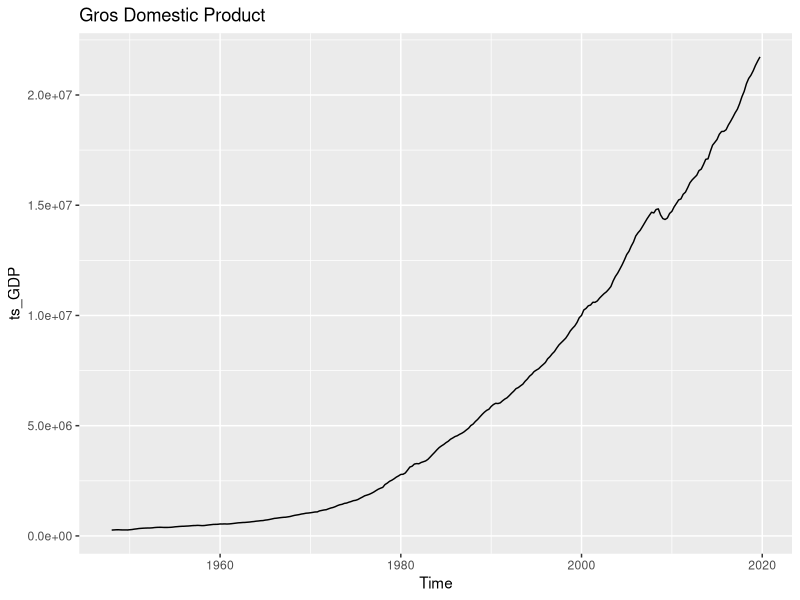
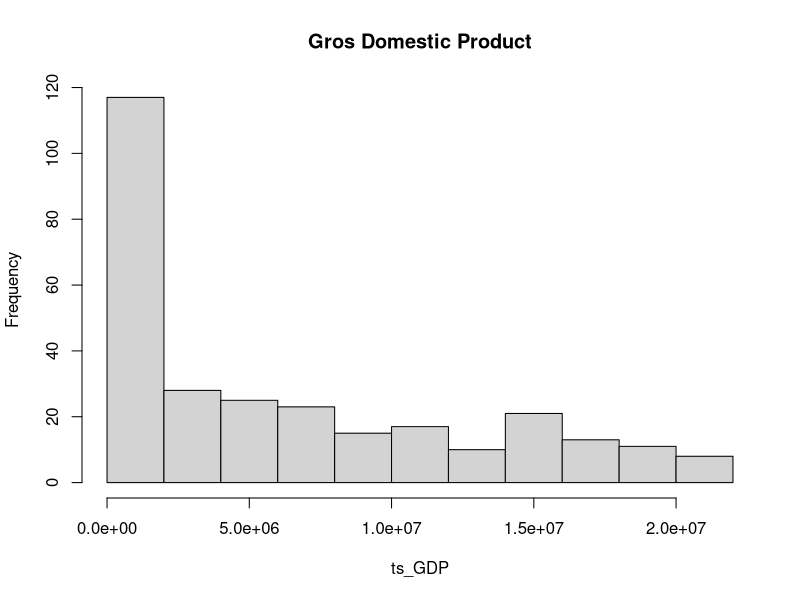
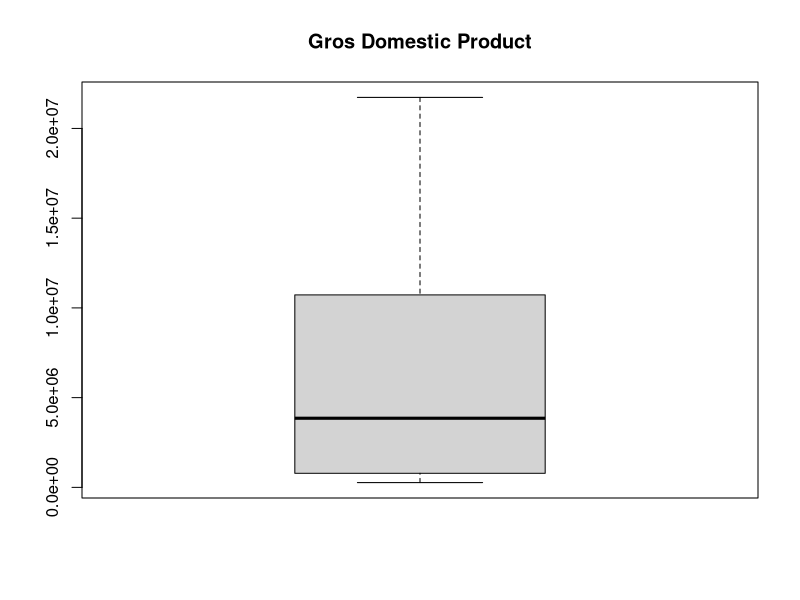
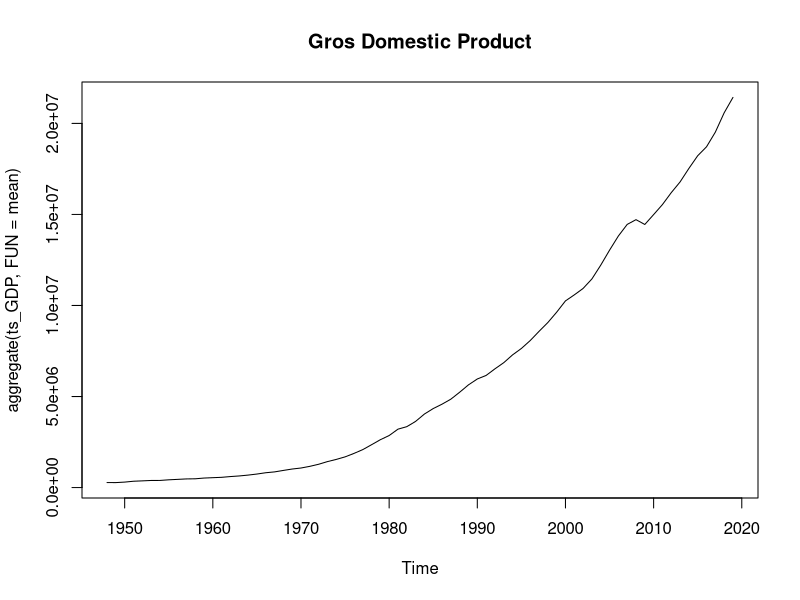
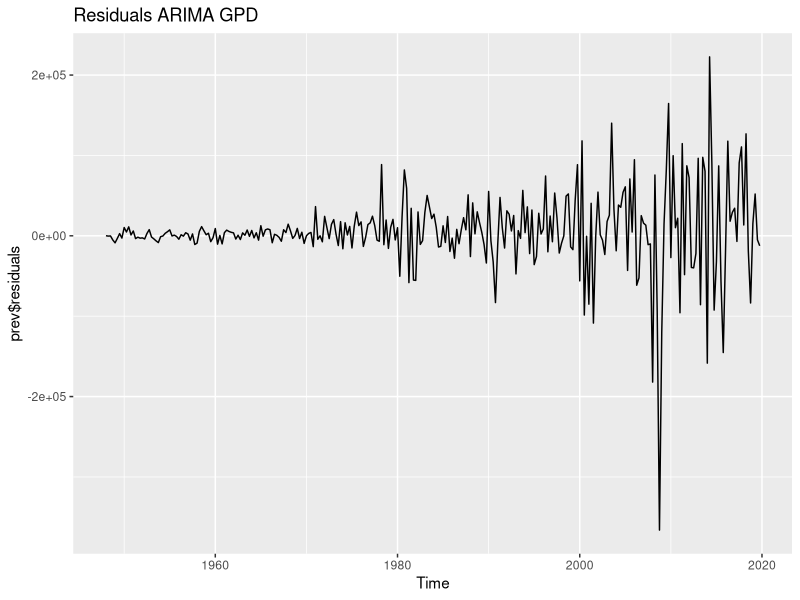
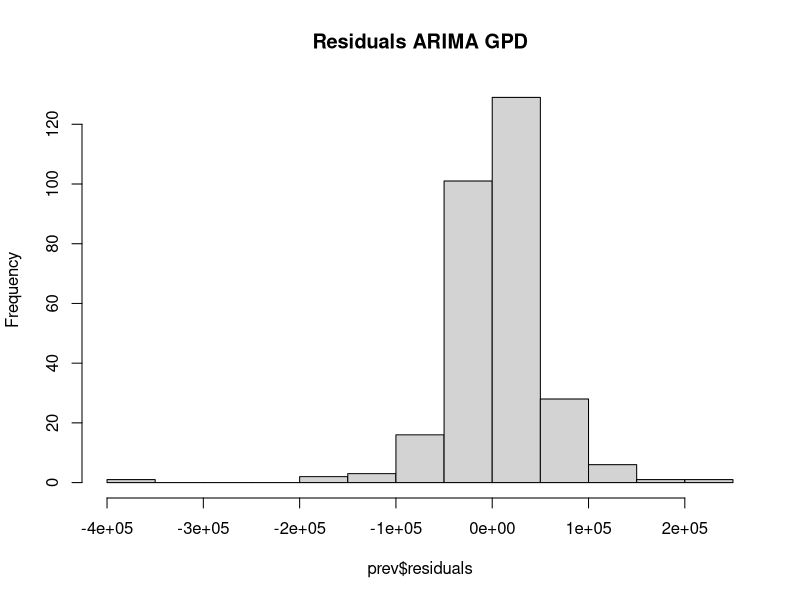
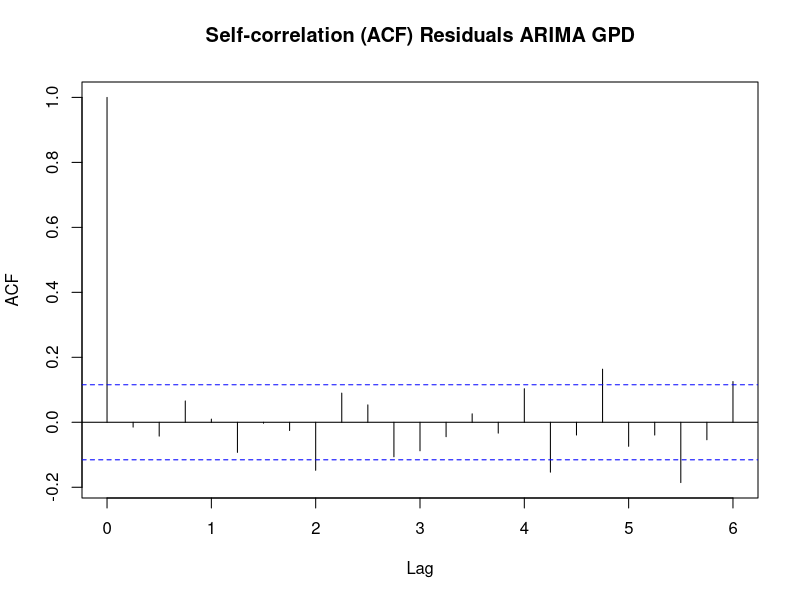
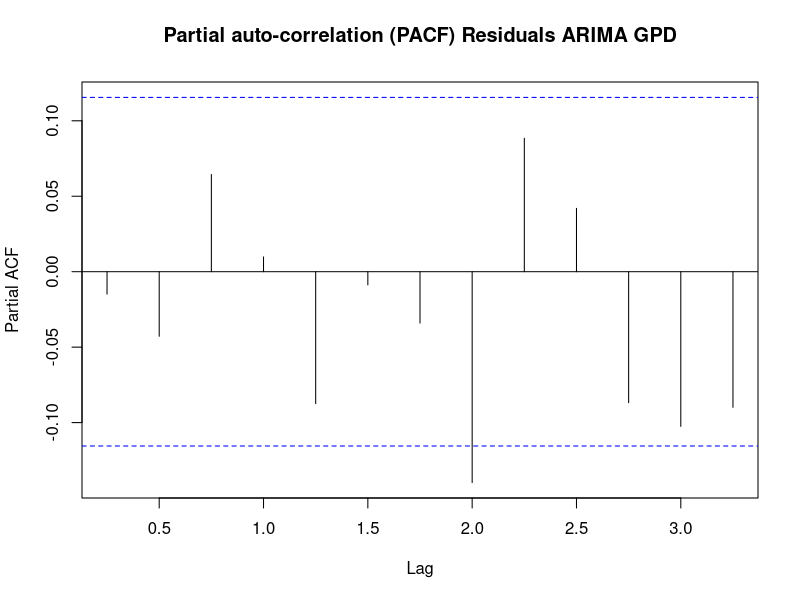

The R script that drew these images, in order:
# Packages
lista_pack2 <- c("forecast","ggplot2","urca","lmtest","dplyr","data.table","seasonal","seasonalview","zoo","stringr")
# install.packages(lista_pack2)
lapply(lista_pack2, require, character.only = TRUE)


# Data path
setwd('C:/Users/ttandozia/Desktop/CONSUMER_HISTORY')


# Dataset
study <- fread('STUDY.csv', sep = ',', colClasses = 'character', header = T)
study <- study %>% dplyr::mutate_at(vars(2:6), ~ as.numeric(str_replace(gsub(c("[$R-]"), "", .), ",", ".")))
study$Unemployment <- round(study$Unemployment,4)*100


'The time series will be generated by the column Gros Domestic Product (GDP). Also, we will try to extrapolate
with the data from the Unemployment column.

Important:
- We will create the time series ending in late 2019;

What we will have:
- The extrapolation of the expectation of GPD by it-self and with a scenario with unemployment as a predictor.'


# Generating the time series
ts_GDP <- ts(study$Gross_domestic_product_GDP, start = c(1948,1), end = c(2019,4), frequency = 4)
autoplot(ts_GDP, main = 'Gros Domestic Product')


# Mean, median, summary, length
mean(ts_GDP)
median(ts_GDP)
summary(ts_GDP)
length(ts_GDP)


# Graphics
hist(ts_GDP, main = 'Gros Domestic Product')
boxplot(ts_GDP, main = 'Gros Domestic Product')
plot(aggregate(ts_GDP, FUN=mean), main = 'Gros Domestic Product')
'FUN is the aggregation function. Softened data that is very seasonal.'


# Predictive time series model
prev <- auto.arima(ts_GDP)
print(prev$residuals) # data are per quarter in this ts


# Analyzing residuals
autoplot(prev$residuals, main = 'Residuals ARIMA GPD')
hist(prev$residuals, main = 'Residuals ARIMA GPD')
var(prev$residuals,na.rm = T) # Variance. 'na.rm' does not consider NA
mean(as.vector(prev$residuals),na.rm = T)


# Self-correlation (acf) and Partial auto-correlation (pacf)
acf(prev$residuals, na.action = na.pass, main = 'Self-correlation (ACF) Residuals ARIMA GPD') # na.action to ignore 'NA'
pacf(prev$residuals, na.action = na.pass, lag.max = 13, main = 'Partial auto-correlation (PACF) Residuals ARIMA GPD')
'Just white noise'


# Special function to check residuals in the model
checkresiduals(prev)

'ARIMA (1, 2, 2) means that this has:
* 1 auto-regressive parameter;
* 2 differentiations from the original series;
* 2 parameters of moving averages.'


# Normality test
shapiro.test(prev$residuals) # To see if are normally distributed
'The data does not come from a normal distribution'


# Stationarity test
x <- ur.kpss(ts_GDP) # This series has a tendency. Probably not stationary.
print(x) # The test is greater than 0.05. It shows us that this series is not stationary.


# Differentiation to transform from non-stationary to stationary

# Function to know how many differentiations are needed
ndiffs(ts_GDP)
'This information follows the ARIMA(1,2,2) analysis.'


# 1 differentiation
ts_GDP_1 <- diff(ts_GDP)
x <- ur.kpss(ts_GDP_1)
print(x)


# 2 differentiations
ts_GDP_2 <- diff(ts_GDP_1)
x <- ur.kpss(ts_GDP_2)
print(x)

'After 2 differentiation processes, we managed to transform it into a stationary one.'


# Visually analyzing both (original and after 2 differentiations)

split.screen( figs = c( 2, 1 ) ) # Breaks the plot screen into 2
screen(1)
plot(ts_GDP, main = 'Gros Domestic Product')
screen(2)
plot(ts_GDP_2, main = 'Gros Domestic Product | 2 differentiations')
close.screen( all = TRUE )


# Seasonality and trend of the normal series
plot(ts_GDP, main = 'Gros Domestic Product')
abline(reg=lm(ts_GDP~time(ts_GDP)), col = 'red')


# Seasonality and trend of the 2 differentiations series
plot(ts_GDP_2, main = 'Gros Domestic Product | 2 differentiations')
abline(reg=lm(ts_GDP_2~time(ts_GDP_2)), col = 'red')


# Classical decomposition of the normal series
normal <- decompose(ts_GDP)
autoplot(normal, main = 'Classical Decompose TS Gros Domestic Product')


# Classical decomposition of the 2 differentiations series
dif_2 <- decompose(ts_GDP_2)
autoplot(dif_2, main = 'Classical Decompose TS Gros Domestic Product | 2 differentiations')


# Mstl decomposition of the normal series
msap_normal <- mstl(ts_GDP)
autoplot(msap_normal, main = 'MSTL Decompose TS Gros Domestic Product')


# Mstl decomposition of the 2 differentiations series
msap_dif <- mstl(ts_GDP_2)
autoplot(msap_dif, main = 'MSTL Decompose TS Gros Domestic Product | 2 differentiations')


# Transformation
'lambda = 0, logarithmic
We will generate automatic labda'

# Normal series
lbd_normal <- BoxCox.lambda(ts_GDP)
print(lbd_normal)
ts_GDP_t <- BoxCox(ts_GDP,lambda = lbd_normal)
autoplot(ts_GDP_t, main = 'TS Gros Domestic Product | BoxCox transformation')


# 2 differentiations series
lbd_dif <- BoxCox.lambda(ts_GDP_2)
print(lbd_dif)
ts_GDP_2_t <- BoxCox(ts_GDP_2,lambda = lbd_dif)
autoplot(ts_GDP_2_t, main = 'TS Gros Domestic Product | BoxCox transformation | 2 differentiations')


split.screen( figs = c( 2, 1 ) )
screen(1)
plot(ts_GDP, main = 'Gros Domestic Product')
screen(2)
plot(ts_GDP_t, main = 'Gros Domestic Product | BoxCox')
close.screen( all = TRUE )


split.screen( figs = c( 2, 1 ) )
screen(1)
plot(ts_GDP_2, main = 'Gros Domestic Product | 2 differentiations')
screen(2)
plot(ts_GDP_2_t, main = 'Gros Domestic Product | 2 differentiations BoxCox')
close.screen( all = TRUE )


# Calculating the moving average with order 2 in the normal series
ts_GDP_t_m2 <- ma(ts_GDP_t, order = 2)
autoplot(ts_GDP_t_m2, main = 'GDP | BoxCox | moving average 2')


# calculating the moving average with order 2 in the 2 differentiations series
ts_GDP_2_t_m2 <- ma(ts_GDP_2_t, order = 2)
autoplot(ts_GDP_2_t_m2, main = 'GDP | BoxCox 2 diffs. | moving average 2')


# Again, order 12 in normal
ts_GDP_t_m12 <- ma(ts_GDP_t, order = 12)
autoplot(ts_GDP_t_m12, main = 'GDP | BoxCox | moving average 12')


# Again, order 12 in 2 differentiations series
ts_GDP_2_t_m12 <- ma(ts_GDP_2_t, order = 2)
autoplot(ts_GDP_2_t_m12, main = 'GDP | BoxCox | 2 diffs. | moving average 12')


# Data cleaning. Take outliers in the normal series
ts_GDP_t_c <- tsclean(ts_GDP_t)
autoplot(ts_GDP_t_c, main = 'GDP | BoxCox | cleaned')


# Data cleaning. Take outliers in the 2 differentiations series
ts_GDP_2_t_c <- tsclean(ts_GDP_2_t)
autoplot(ts_GDP_2_t_c, main = 'GDP | BoxCox | 2 diffs. | cleaned')


# Comparing 
plot(ts_GDP_t_c, main = 'GDP | BoxCox | cleaned')
lines(ts_GDP_t, col="red")
lines(ts_GDP_t_m2, col="blue")
lines(ts_GDP_t_m12, col="green")

# Legend
legend("topleft",legend=c("without_dif_transf_clean","Transf","Ma2","Ma12"),
       col = c("black","red","blue","green"), lty=1:2, cex=0.8)


# Comparing 
plot(ts_GDP_2_t_c, main = 'GDP | BoxCox | 2 diffs. | cleaned')
lines(ts_GDP_2_t, col="red")
lines(ts_GDP_2_t_m2, col="blue")
lines(ts_GDP_2_t_m12, col="green")

# Legend
legend("topleft",legend=c("with_dif_transf_clean","Transf","Ma2","Ma12"),
       col = c("black","red","blue","green"), lty=1:2, cex=0.8)

'PREDICTS'

# First model with ts after boxcox and cleaning process

# Train and test sets for BoxCox without differentiations
treino_bxc_cl <- window(ts_GDP_t_c, start=c(1948,1), end=c(2017,4))
teste_bxc_cl <- window(ts_GDP_t_c, start=c(2018,1), end=c(2019,4))


# ARIMA
modelo_bxc_cl <- auto.arima(treino_bxc_cl)
modelo_bxc_cl


# Predicts
prev_bxc_cl <- forecast(modelo_bxc_cl)
print(prev_bxc_cl)
autoplot(prev_bxc_cl, main = 'ARIMA BOXCOX')


# Analyzing
plot(prev_bxc_cl, main = 'ARIMA BOXCOX')
lines(prev_bxc_cl$mean, col="red")


'ACCURACY'
accuracy(ts_GDP_t_c[281:288],prev_bxc_cl$mean)
'The Mean Absolute Percent Error was 12%'


# REGRESSION WITH 1 COLUMN + TREND

# Creating ts with all features
ts_GDP_GERAL <- ts(study, start = c(1948,1), end = c(2019,4), frequency = 4)
autoplot(ts_GDP_GERAL, main = 'GDP ALL FEATURES')


# Train and test sets for BoxCox without differentiations
treino_bxc <- window(ts_GDP_t, start=c(1948,1), end=c(2017,4))
teste_bxc <- window(ts_GDP_t, start=c(2018,1), end=c(2019,4))


# Train and test sets for ts with 2 differentiations and BoxCox transformation
treino_bxc_dif <- window(ts_GDP_2_t, start=c(1948,1), end=c(2017,4))
teste_bxc_dif <- window(ts_GDP_2_t, start=c(2018,1), end=c(2019,4))


# separates the unemployment variable for the model
unemp <- as.vector(window(ts_GDP_GERAL[,c("Unemployment")],
                              start=c(1948,1), end=c(2017,4)))

unemp
'This range of the unemployment variable from 1948 to 2019 will be used in xreg
when creating the model.
Then we will extract the period from 2017 to 2019 (8 in total) to use
forecast function'


# ARIMA with unemployment used in xreg
modelo_bxc <- auto.arima(treino_bxc, xreg = unemp)
modelo_bxc


# Function to know how many differentiations the variable unemployment needs to become stationary
ndiffs(unemp)


# Differentiation
unemp_dif <- diff(unemp)
x <- ur.kpss(unemp_dif)
print(x)


# Trainning with a window in unemployment
unemp2 <- unemp_dif[3:280]
modelo_bxc_dif <- auto.arima(treino_bxc_dif, xreg = unemp2)
modelo_bxc_dif


# New data for unemployment
unemp_novo <- as.vector(window(ts_GDP_GERAL[,c("Unemployment")],
                           start=c(2018,1), end=c(2019,4)))


# Predicts
prev_bxc <- forecast(modelo_bxc, xreg = unemp_novo)
print(prev_bxc)
autoplot(prev_bxc, main = 'ARIMA BOXCOX')


prev_bxc_dif <- forecast(modelo_bxc_dif, xreg = unemp_novo)
print(prev_bxc_dif)
autoplot(prev_bxc_dif, main = 'ARIMA BOXCOX | DIFFERENTIATIONS')


# Analyzing
plot(prev_bxc, main = 'ARIMA BOXCOX')
lines(prev_bxc$mean, col="red")

plot(prev_bxc_dif, main = 'ARIMA BOXCOX | DIFFERENTIATIONS')
lines(prev_bxc_dif$mean, col="red")


'ACCURACY'
accuracy(ts_GDP_t[281:288],prev_bxc$mean)
'The Mean Absolute Percent Error was 18%'


accuracy(ts_GDP_2_t[279:286],prev_bxc_dif$mean)
'The model with the series after 2 differentiations was not efficient.'


# ARIMA AND RNN WITH 1 COLUMN + TREND

# Aggregating the unemployment column in the adjusted series
unemp <- as.ts(ts_GDP_GERAL[,6])
ts_GDP_t_un <- t(ts(rbind(ts_GDP_t,unemp)))
ts_GDP_t_un <- ts(ts_GDP_t_un, start=c(1948,1),end=c(2019,4), frequency = 4)
colnames(ts_GDP_t_un) <- c('GDP','unemp')       
autoplot(ts_GDP_t_un, main = 'GDP + UNEMP')


unemp <- as.ts(ts_GDP_GERAL[,6])
unemp <- unemp[3:288]
ts_GDP_2_t_un <- t(ts(rbind(ts_GDP_2_t,unemp)))
ts_GDP_2_t_un <- ts(ts_GDP_2_t_un, start=c(1948,1),end=c(2019,4), frequency = 4)
colnames(ts_GDP_2_t_un) <- c('GDP','unemp')       
autoplot(ts_GDP_2_t_un, main = 'GDP DIFFS. + UNEMP')


# Train and test sets
treino_bxc_un <- window(ts_GDP_t_un, start=c(1948,1), end=c(2017,4))
teste_bxc_un <- window(ts_GDP_t_un, start=c(2018,1), end=c(2019,4))

treino_bxc_dif_un <- window(ts_GDP_2_t_un, start=c(1948,1), end=c(2017,4))
teste_bxc_dif_un <- window(ts_GDP_2_t_un, start=c(2018,1), end=c(2019,4))


# Auto Arima
modelo_arima_bxc <- auto.arima(y=treino_bxc_un[,1], xreg = treino_bxc_un[,2], stepwise = F, trace = F)
modelo_arima_bxc_dif <- auto.arima(y=treino_bxc_dif_un[,1], xreg = treino_bxc_dif_un[,2], stepwise = F, trace = F)


# Predict
prev_arima_bxc <- forecast(modelo_arima_bxc, xreg = teste_bxc_un[,2])
prev_arima_bxc_dif <- forecast(modelo_bxc_dif, xreg = teste_bxc_dif_un[,2])


# Plot
plot(treino_bxc_un[,1], main = 'ARIMA BOXCOX + UNEMP')
lines(prev_arima_bxc$mean, col="red")

plot(treino_bxc_dif_un[,1], main = 'ARIMA BOXCOX DIFFS. + UNEMP')
lines(prev_arima_bxc_dif$mean, col="red")


# Accuracy
accuracy(prev_arima_bxc$mean,teste_bxc_un[,1])
accuracy(prev_arima_bxc_dif$mean,teste_bxc_dif_un[,1])


# RNN
modelo_rnn_bxc <- nnetar(y = treino_bxc_un[,1], xreg = treino_bxc_un[,2])
modelo_rnn_bxc_dif <- nnetar(y = treino_bxc_dif_un[,1], xreg = treino_bxc_dif_un[,2])


# Predict
prev_rnn_bxc <- forecast(modelo_rnn_bxc, xreg = teste_bxc_un[,2])
prev_rnn_bxc_dif <- forecast(modelo_rnn_bxc_dif, xreg = teste_bxc_dif_un[,2])


# Plot
autoplot(prev_rnn_bxc, main = 'RNN BOXCOX + UNEMP')
autoplot(prev_rnn_bxc_dif)


# Accuray
accuracy(prev_rnn_bxc$mean,teste_bxc_un[,1])
accuracy(prev_rnn_bxc_dif$mean,teste_bxc_dif_un[,1])


# Plot
plot(ts_GDP_t_un[,1], main = 'CPMPARING MODELS')
lines(prev_arima_bxc$mean, col="blue")
lines(prev_rnn_bxc$mean, col="red")
legend("topleft",legend=c("ARIMA","RNN"),
       col = c("blue","red"), lty=1:2, cex=0.8)


plot(ts_GDP_2_t_un[,1], main = 'COMPARING MODELS DIFFS.')
lines(prev_arima_bxc_dif$mean, col="blue")
lines(prev_rnn_bxc_dif$mean, col="red")
legend("topleft",legend=c("ARIMA","RNN"),
       col = c("blue","red"), lty=1:2, cex=0.8)


# Regression for time series (TSLM)

# Adjusting the studys for the model
gdp_treino_bxc <- treino_bxc_un[,1]
gdp_teste_bxc <- teste_bxc_un[,1]

gdp_treino_bxc_dif <- treino_bxc_dif_un[,1]
gdp_teste_bxc_dif <- teste_bxc_dif_un[,1]

unemp_treino <- ts(ts_GDP_GERAL[1:280,6], start=c(1948,1), end=c(2017,4), frequency = 4)
unemp_teste <- ts(ts_GDP_GERAL[281:288,6], start=c(2018,1), end=c(2019,4), frequency = 4)


# Models
modelo_reg_bxc <- tslm(gdp_treino_bxc ~ trend + season + unemp_treino)
modelo_reg_bxc_dif <- tslm(gdp_treino_bxc_dif ~ trend + season + unemp_treino)


# Predict
prev_reg_bxc <- forecast(modelo_reg_bxc, newdata = data.frame(unemp_treino = unemp_teste))
prev_reg_bxc_dif <- forecast(modelo_reg_bxc_dif, newdata = data.frame(unemp_treino = unemp_teste))


# Accuracy
accuracy(prev_reg_bxc$mean,gdp_teste_bxc)
accuracy(prev_reg_bxc_dif$mean,gdp_teste_bxc_dif)


# Plot
plot(ts_GDP_t_un[,1], main = 'COMPARING MODELS')
lines(prev_arima_bxc$mean, col="blue")
lines(prev_rnn_bxc$mean, col="red")
lines(prev_reg_bxc$mean, col="green")
legend("topleft",legend=c("ARIMA","RNN", "REGRESSION"),
       col = c("blue","red", "green"), lty=1:2, cex=0.8)


plot(ts_GDP_2_t_un[,1], main = 'COMPARING MODELS DIFFS.')
lines(prev_arima_bxc_dif$mean, col="blue")
lines(prev_rnn_bxc_dif$mean, col="red")
lines(prev_reg_bxc_dif$mean, col="green")
legend("topleft",legend=c("ARIMA","RNN", "REGRESSION"),
       col = c("blue","red", "green"), lty=1:2, cex=0.8)


# CONCLUSION
"The best model was a Forecast, applied in ARIMA (2,2,1),
built with a set of data after BoxCox transformation and
process of cleaning outliers. Below is a model's summary"

# Predicts
autoplot(prev_bxc_cl, main = 'ARIMA BOXCOX')

# Analyzing
plot(prev_bxc_cl, main = 'ARIMA BOXCOX')
lines(prev_bxc_cl$mean, col="red")


'ACCURACY'
accuracy(ts_GDP_t_c[281:288],prev_bxc_cl$mean)
'The Mean Absolute Percent Error was 12%'

rm(list = ls())
gc()

 